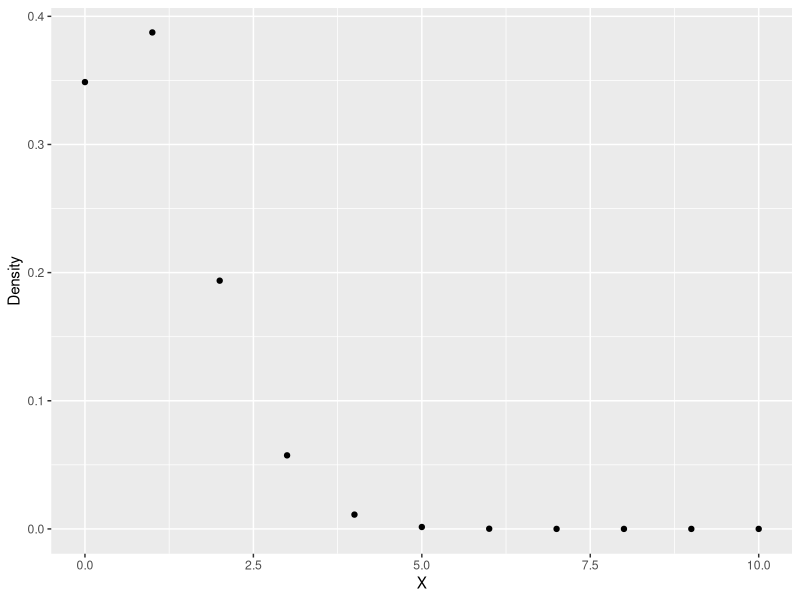
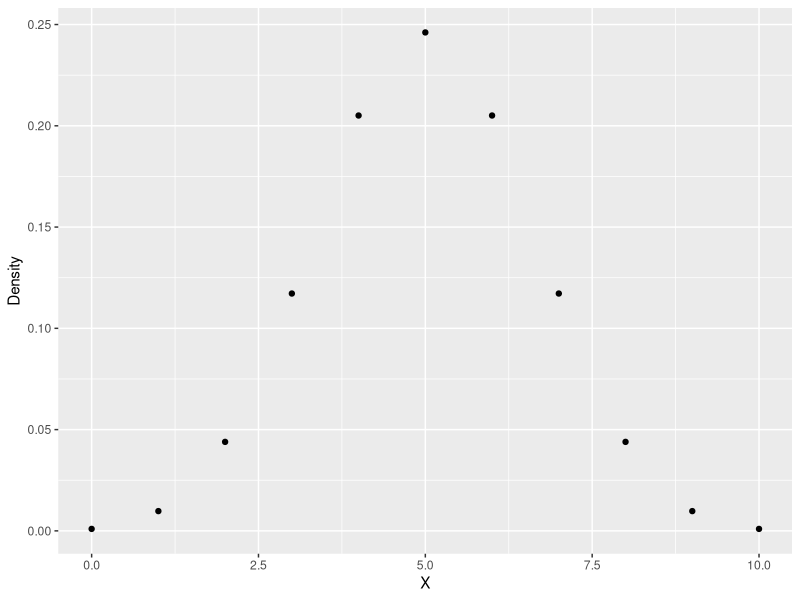
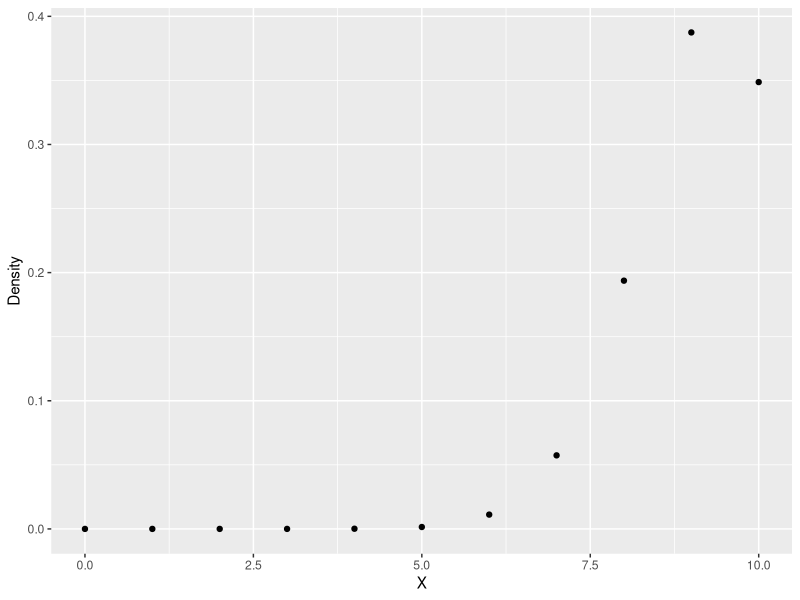
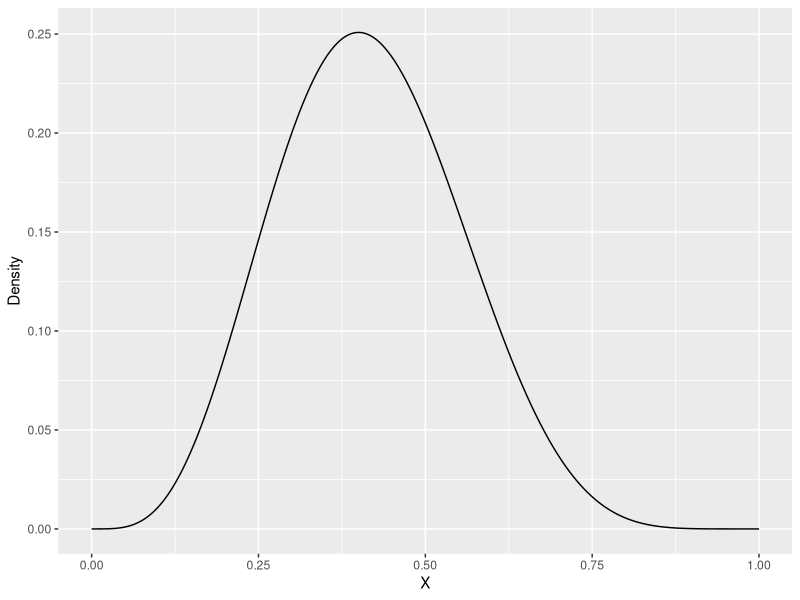
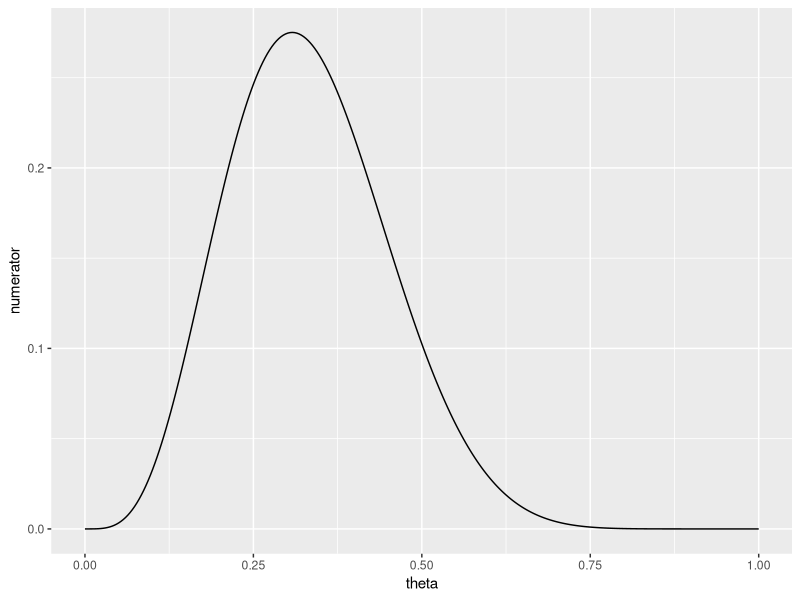
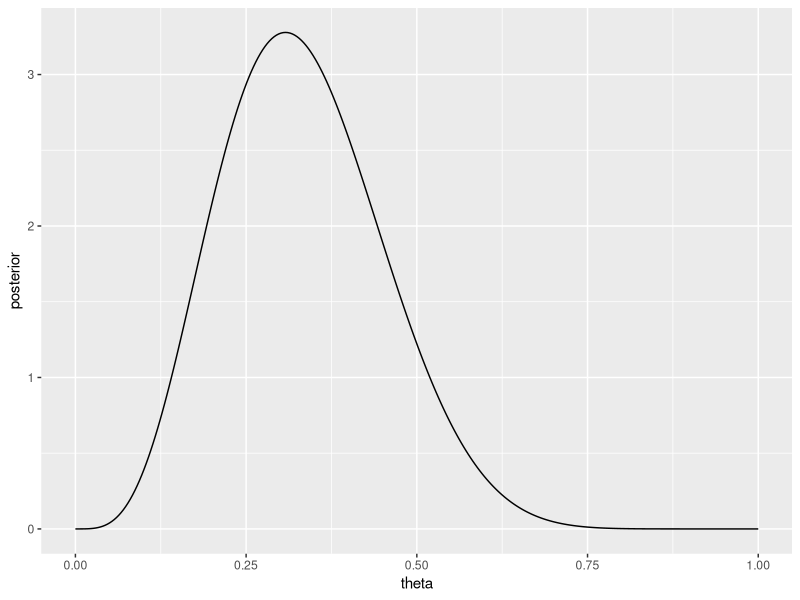
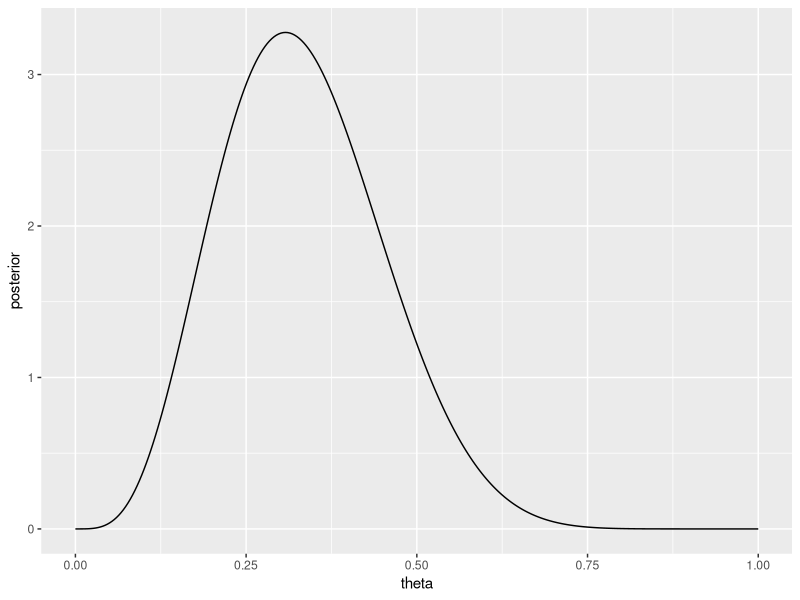
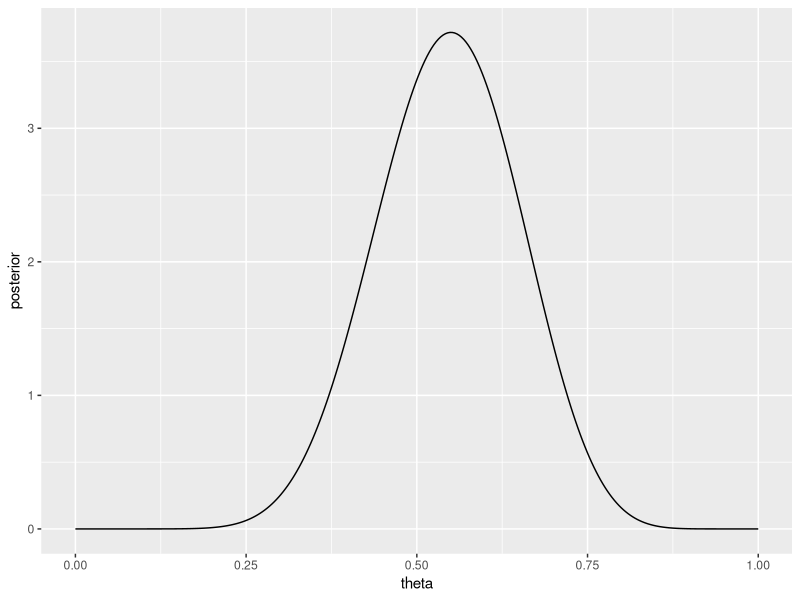

Recreate these plots in R, in order.
## ---- chunk 1
rm(list=ls())
library(tidyverse)
library(reshape2)
## ---- chunk 2
N <- 10
theta <- 0.1
x_values <- seq(0, N, 1)
density_values <- map_dbl(x_values, ~dbinom(., N, theta))
qplot(x_values, density_values) +
  xlab("X") +
  ylab("Density")

theta <- 0.5
x_values <- seq(0, N, 1)
density_values <- map_dbl(x_values, ~dbinom(., N, theta))
qplot(x_values, density_values) +
  xlab("X") +
  ylab("Density")

theta <- 0.9
x_values <- seq(0, N, 1)
density_values <- map_dbl(x_values, ~dbinom(., N, theta))
qplot(x_values, density_values) +
  xlab("X") +
  ylab("Density")
## ---- chunk 3
X <- 4
N <- 10
theta <- seq(0, 1, length.out = 300)
likelihood_values <- map_dbl(theta, ~dbinom(X, N, .))
tibble(theta=theta, likelihood=likelihood_values) %>%
  ggplot(aes(theta, likelihood)) +
  geom_line() +
  xlab("X") +
  ylab("Density")
## ---- chunk 4
# optim works by minimising, so take -1 * likelihood
res <- optim(0.5, function(theta) -dbinom(X, N, theta))
res$par
## ---- chunk 5
likelihood <- function(theta) dbinom(X, N, theta)
prior <- function(theta) dbeta(theta, 1, 4)
numerator <- function(theta) likelihood(theta) * prior(theta)

numerator_values <- map_dbl(theta, ~numerator(.))
tibble(theta=theta, numerator=numerator_values) %>%
  ggplot(aes(x=theta, y=numerator)) +
  geom_line()
## ---- chunk 6
p_data <- integrate(function(theta) numerator(theta), 0, 1)$value
p_data
## ---- chunk 7
posterior <- function(theta) numerator(theta) / p_data

posterior_values <- map_dbl(theta, ~posterior(.))
tibble(theta=theta, posterior=posterior_values) %>%
  ggplot(aes(x=theta, y=posterior)) +
  geom_line()
## ---- chunk 8
posterior_conj <- function(theta, a) dbeta(theta, a + X, 4 + N - X)
a <- 1
posterior_values <- map_dbl(theta, ~posterior_conj(., a))
tibble(theta=theta, posterior=posterior_values) %>% 
  ggplot(aes(x=theta, y=posterior)) +
  geom_line()

a <- 8
posterior_values <- map_dbl(theta, ~posterior_conj(., a))
tibble(theta=theta, posterior=posterior_values) %>% 
  ggplot(aes(x=theta, y=posterior)) +
  geom_line()
## ---- chunk 9
a <- 1
b <- 4
lower <- qbeta(0.1, a + X, b + N - X)
upper <- qbeta(0.9, a + X, b + N - X)
c(lower, upper)
## ---- chunk 10
n_draws <- 10000
Xs <- vector(length = n_draws)
for(i in 1:n_draws) {
  theta_i <- rbeta(1, a + X, b + N - X)
  Xs[i] <- rbinom(1, 100, theta_i)
}

qplot(Xs) +
  geom_histogram(bins=10)
## ---- chunk 11
mean(Xs > 50)
